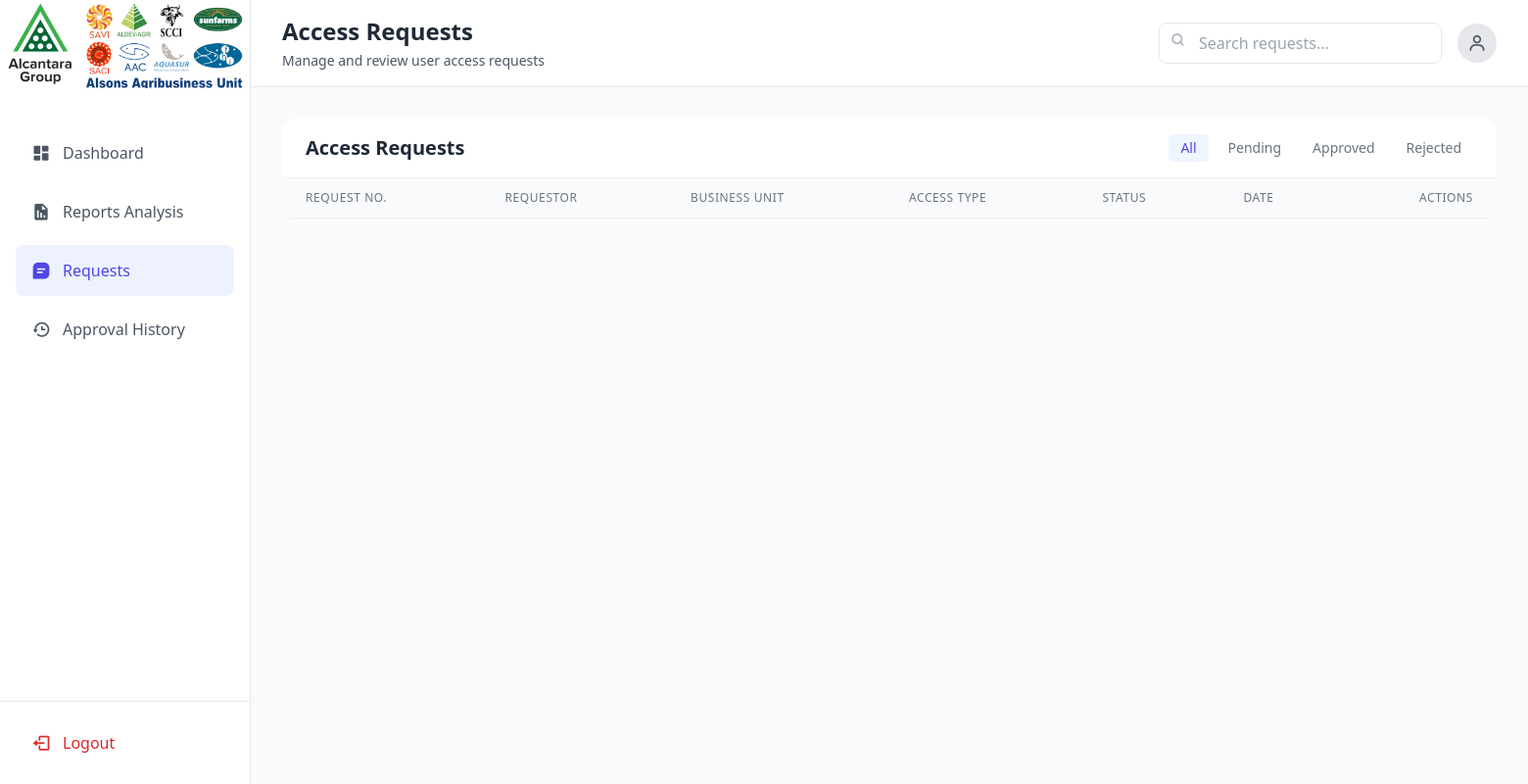
Page /admin/requests.php (signed in) on the earlier database version.
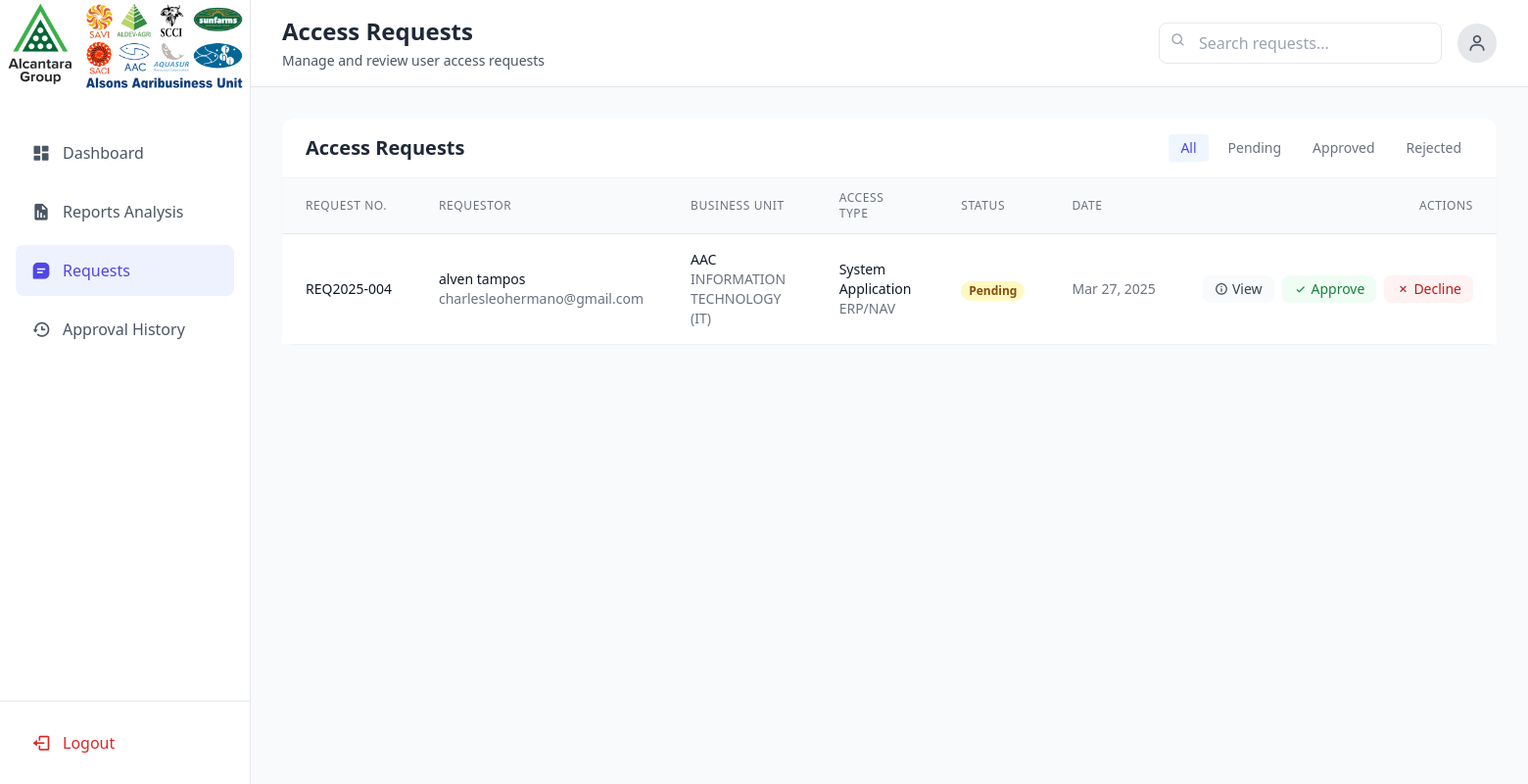
Same page on the later database version.
### tables this page shows
CREATE TABLE `access_requests` (
  `id` int(11) NOT NULL,
  `requestor_name` varchar(255) NOT NULL,
  `business_unit` varchar(50) NOT NULL,
  `access_request_number` varchar(20) NOT NULL,
  `department` varchar(100) NOT NULL,
  `email` varchar(255) NOT NULL,
  `contact_number` varchar(20) NOT NULL,
  `access_type` varchar(50) NOT NULL,
  `justification` text NOT NULL,
  `system_type` varchar(255) DEFAULT NULL,
  `other_system_type` varchar(255) DEFAULT NULL,
  `role_access_type` varchar(50) DEFAULT NULL,
  `duration_type` varchar(20) DEFAULT NULL,
  `start_date` date DEFAULT NULL,
  `end_date` date DEFAULT NULL,
  `status` enum('pending','approved','rejected') NOT NULL DEFAULT 'pending',
  `submission_date` datetime NOT NULL,
  `reviewed_by` int(11) DEFAULT NULL,
  `review_date` datetime DEFAULT NULL,
  `review_notes` text DEFAULT NULL
);

### admin/requests.php (the view, shortened to what the changed rows need)
<?php
require_once 'config.php';
try {
    $sql = "SELECT r.*, a.username as reviewed_by_name
            FROM access_requests r
            LEFT JOIN admin_users a ON r.reviewed_by = a.id
            ORDER BY r.submission_date DESC";
    $stmt = $pdo->prepare($sql);
    $stmt->execute();
    $requests = $stmt->fetchAll(PDO::FETCH_ASSOC);
} catch (PDOException $e) {
    $_SESSION['error_message'] = "Error fetching requests: " . $e->getMessage();
    $requests = [];
}
?>
<!DOCTYPE html>
<html lang="en">
<head>
    <script src="https://cdn.tailwindcss.com"></script>
    <link href="https://cdn.jsdelivr.net/npm/boxicons@2.1.4/css/boxicons.min.css" rel="stylesheet">
</head>
<body class="bg-gray-50">
    <div class="flex min-h-screen">
        <div class="flex-1 ml-64">
            <div class="bg-white border-b border-gray-200">
                <div class="flex justify-between items-center px-8 py-4">
                    <div>
                        <h2 class="text-2xl font-bold text-gray-800">Access Requests</h2>
                    </div>
                </div>
            </div>
            <div class="p-8">
                <div class="bg-white rounded-xl shadow-sm">
                    <div class="overflow-x-auto">
                        <table class="min-w-full divide-y divide-gray-200">
                            <thead class="bg-gray-50">
                                <tr>
                                    <th class="px-6 py-3 text-left text-xs font-medium text-gray-500 uppercase tracking-wider">Request No.</th>
                                    <th class="px-6 py-3 text-left text-xs font-medium text-gray-500 uppercase tracking-wider">Requestor</th>
                                    <th class="px-6 py-3 text-left text-xs font-medium text-gray-500 uppercase tracking-wider">Business Unit</th>
                                    <th class="px-6 py-3 text-left text-xs font-medium text-gray-500 uppercase tracking-wider">Access Type</th>
                                    <th class="px-6 py-3 text-left text-xs font-medium text-gray-500 uppercase tracking-wider">Status</th>
                                    <th class="px-6 py-3 text-left text-xs font-medium text-gray-500 uppercase tracking-wider">Date</th>
                                    <th class="px-6 py-3 text-right text-xs font-medium text-gray-500 uppercase tracking-wider">Actions</th>
                                </tr>
                            </thead>
                            <tbody class="bg-white divide-y divide-gray-200">
                                <?php foreach ($requests as $request): ?>
                                <tr class="hover:bg-gray-50">
                                    <td class="px-6 py-4 whitespace-nowrap">
                                        <div class="text-sm font-medium text-gray-900"><?php echo htmlspecialchars($request['access_request_number']); ?></div>
                                    </td>
                                    <td class="px-6 py-4">
                                        <div class="text-sm font-medium text-gray-900"><?php echo htmlspecialchars($request['requestor_name']); ?></div>
                                        <div class="text-sm text-gray-500"><?php echo htmlspecialchars($request['email']); ?></div>
                                    </td>
                                    <td class="px-6 py-4">
                                        <div class="text-sm text-gray-900"><?php echo htmlspecialchars($request['business_unit']); ?></div>
                                        <div class="text-sm text-gray-500"><?php echo htmlspecialchars($request['department']); ?></div>
                                    </td>
                                    <td class="px-6 py-4">
                                        <div class="text-sm text-gray-900"><?php echo htmlspecialchars($request['access_type']); ?></div>
                                        <?php if ($request['system_type']): ?>
                                            <div class="text-sm text-gray-500"><?php echo htmlspecialchars($request['system_type']); ?></div>
                                        <?php endif; ?>
                                    </td>
                                    <td class="px-6 py-4 whitespace-nowrap">
                                        <span class="px-2 inline-flex text-xs leading-5 font-semibold rounded-full
                                            <?php echo $request['status'] === 'pending' ? 'bg-yellow-100 text-yellow-800' :
                                                ($request['status'] === 'approved' ? 'bg-green-100 text-green-800' : 'bg-red-100 text-red-800'); ?>">
                                            <?php echo ucfirst($request['status']); ?>
                                        </span>
                                    </td>
                                    <td class="px-6 py-4 whitespace-nowrap text-sm text-gray-500">
                                        <?php echo date('M d, Y', strtotime($request['submission_date'])); ?>
                                    </td>
                                    <td class="px-6 py-4 whitespace-nowrap text-right text-sm font-medium">
                                        <div class="flex justify-end gap-2">
                                            <button onclick="showDetailsModal(<?php echo $request['id']; ?>)"
                                                    class="inline-flex items-center px-3 py-1 bg-gray-50 text-gray-700 rounded-lg hover:bg-gray-100">
                                                <i class='bx bx-info-circle'></i>
                                                <span class="ml-1">View</span>
                                            </button>
                                            <?php if ($request['status'] === 'pending'): ?>
                                            <button onclick="showActionModal(<?php echo $request['id']; ?>, 'approve')"
                                                    class="inline-flex items-center px-3 py-1 bg-green-50 text-green-700 rounded-lg hover:bg-green-100">
                                                <i class='bx bx-check'></i>
                                                <span class="ml-1">Approve</span>
                                            </button>
                                            <button onclick="showActionModal(<?php echo $request['id']; ?>, 'decline')"
                                                    class="inline-flex items-center px-3 py-1 bg-red-50 text-red-700 rounded-lg hover:bg-red-100">
                                                <i class='bx bx-x'></i>
                                                <span class="ml-1">Decline</span>
                                            </button>
                                            <?php endif; ?>
                                        </div>
                                    </td>
                                </tr>
                                <?php endforeach; ?>
                            </tbody>
                        </table>
                    </div>
                </div>
            </div>
        </div>
    </div>
</body>
</html>

Differences in the rows shown:
added access_requests: access_request_number "REQ2025-004", requestor_name "alven tampos", email "charlesleohermano@gmail.com", business_unit "AAC", department "INFORMATION TECHNOLOGY (IT)", access_type "System Application", system_type "ERP/NAV", status "Pending", submission_date "Mar 27, 2025"
